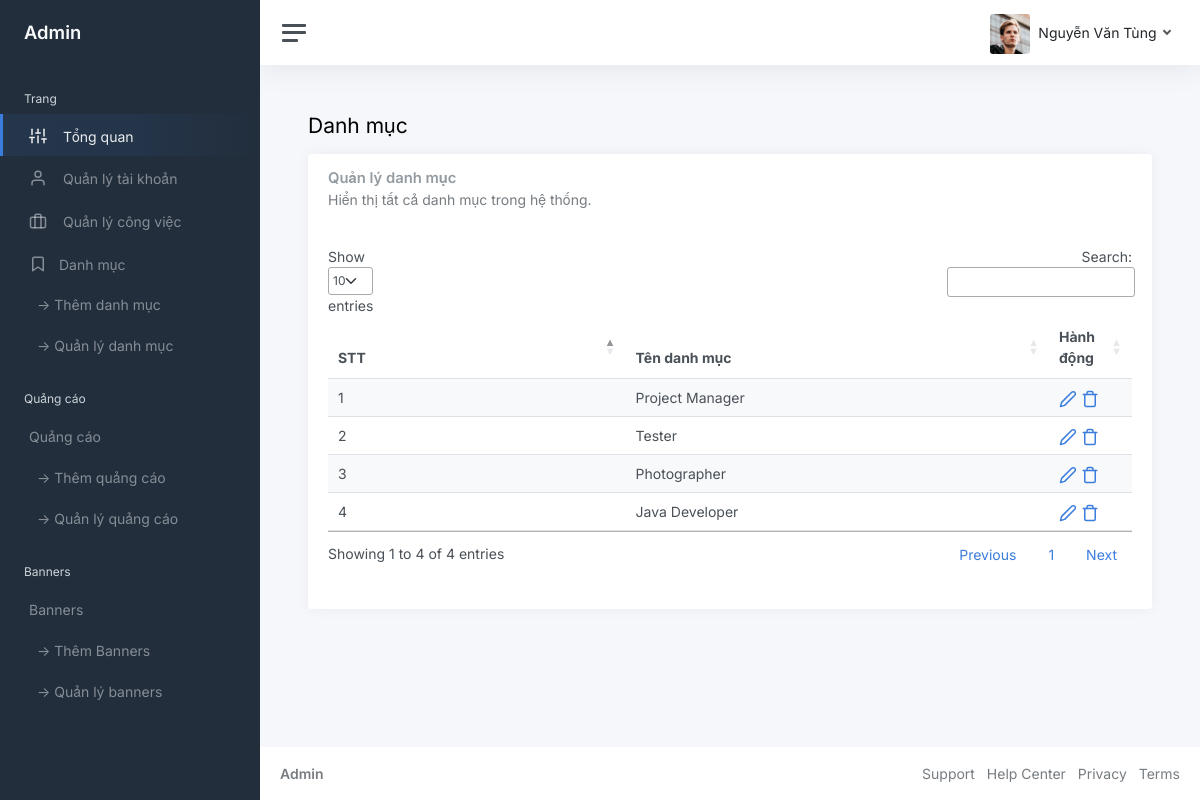
Page /admin/categorylist.php (signed in) on the committed database.
### tables this page shows
CREATE TABLE `tbl_category` (
  `catId` int(11) NOT NULL,
  `catName` varchar(255) NOT NULL
);

### lib/database.php (called while the page is built, shortened)
<?php
Class Database{
   public $host   = DB_HOST;
   public $user   = DB_USER;
   public $pass   = DB_PASS;
   public $dbname = DB_NAME;
   public $link;
private function connectDB(){
   $this->link = new mysqli($this->host, $this->user, $this->pass,
    $this->dbname);
 }
public function select($query){
  $result = $this->link->query($query) or
   die($this->link->error.__LINE__);
  if($result->num_rows > 0){
    return $result;
  } else {
    return false;
  }
 }
}

### classes/Category.php (called while the page is built, shortened)
<?php
$filepath = realpath(dirname(__FILE__));
include_once($filepath . '/../lib/database.php');
?>
<?php
class Category
{
    private $db;
    public function __construct()
    {
        $this->db = new Database();
    }
    public function showAllCategory()
    {
        $query = "SELECT * FROM tbl_category ORDER BY catId desc";
        $result = $this->db->select($query);
        return $result;
    }
}
?>

### admin/categorylist.php (the view, shortened to what this page needs)
<?php
include '../classes/Category.php';
?>
<?php
    $class = new Category();
?>
<!DOCTYPE html>
<html lang="en">
<head>
    <link href="./asset/css/app.css" rel="stylesheet">
    <link rel="stylesheet" href="https://cdn.datatables.net/1.13.6/css/jquery.dataTables.css" />
</head>
<body>
    <div class="wrapper">
        <?php include('./inc/sidebar.php') ?>
        <div class="main">
            <?php include('./inc/header.php') ?>
            <main class="content">
                <div class="container-fluid p-0">
                    <h1 class="h3 mb-3">Danh mục</h1>
                    <div class="row">
                        <div class="col-12">
                            <div class="card">
                                <div class="card-header">
                                    <h5 class="card-title">Quản lý danh mục</h5>
                                    <h6 class="card-subtitle text-muted">Hiển thị tất cả danh mục trong hệ thống.
                                </div>
                                <div class="card-body">
                                    <div id="datatables-multi_wrapper"
                                        class="dataTables_wrapper dt-bootstrap5 no-footer">
                                        <div class="row dt-row">
                                            <div class="col-sm-12">
                                                <table id="datatables-multi"
                                                    class="table table-striped dataTable no-footer dtr-inline"
                                                    style="width: 100%;" aria-describedby="datatables-multi_info">
                                                    <thead>
                                                        <tr>
                                                            <th class="sorting sorting_asc" tabindex="0"
                                                                aria-controls="datatables-multi" rowspan="1" colspan="1"
                                                                style="width: 224px;" aria-sort="ascending"
                                                                aria-label="Name: activate to sort column descending">
                                                                STT</th>
                                                            <th class="sorting" tabindex="0"
                                                                aria-controls="datatables-multi" rowspan="1" colspan="1"
                                                                style="width: 334px;"
                                                                aria-label="Position: activate to sort column ascending">
                                                                Tên danh mục</th>
                                                            <th class="sorting" tabindex="0"
                                                                aria-controls="datatables-multi" rowspan="1" colspan="1"
                                                                style="width: 36px;"
                                                                aria-label="Office: activate to sort column ascending" >
                                                                Hành động</th>
                                                        </tr>
                                                    </thead>
                                                    <tbody>
                                                        <?php
                                                        $showCategory = $class->showAllCategory();
                                                        if($showCategory) {
                                                            $i = 0;
                                                            while($result = $showCategory->fetch_assoc()){
                                                                $i++;
                                                        ?>
                                                        <tr class="odd">
                                                            <td class="dtr-control sorting_1" tabindex="0"><?php echo $i ?>
                                                            </td>
                                                            <td><?php echo $result['catName'] ?></td>
                                                            <td class="table-action">
												                <a href="editcategory.php?catId=<?php echo $result['catId']?>"><svg xmlns="http://www.w3.org/2000/svg" width="24" height="24" viewBox="0 0 24 24" fill="none" stroke="currentColor" stroke-width="2" stroke-linecap="round" stroke-linejoin="round" class="feather feather-edit-2 align-middle"><path d="M17 3a2.828 2.828 0 1 1 4 4L7.5 20.5 2 22l1.5-5.5L17 3z"></path></svg></a>
												                <a href="?delId=<?php echo $result['catId']?>" onclick="return confirm('Are you want to delete?')"></a>
											                </td>
                                                        </tr>
                                                        <?php
                                                                    }
                                                                }
                                                        ?>
                                                    </tbody>
                                                </table>
                                            </div>
                                        </div>
                                    </div>
                                </div>
                            </div>
                        </div>
                    </div>
                </div>
            </main>
            <?php include('./inc/footer.php') ?>
        </div>
    </div>
</body>
</html>

### rows in the picture
tbl_category: catName "Project Manager"
tbl_category: catName "Tester"
tbl_category: catName "Photographer"
tbl_category: catName "Java Developer"

### other values in the picture
Session::get('adminName') "Nguyễn Văn Tùng"
